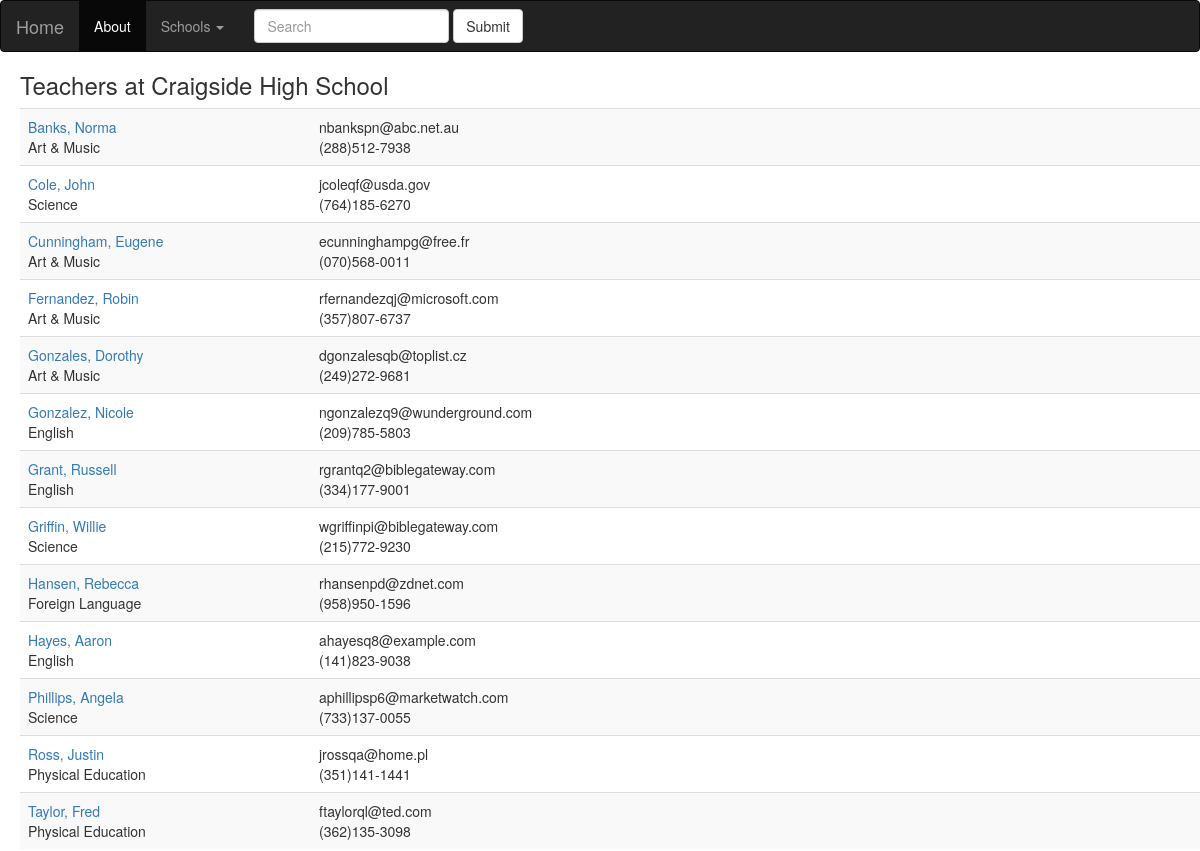
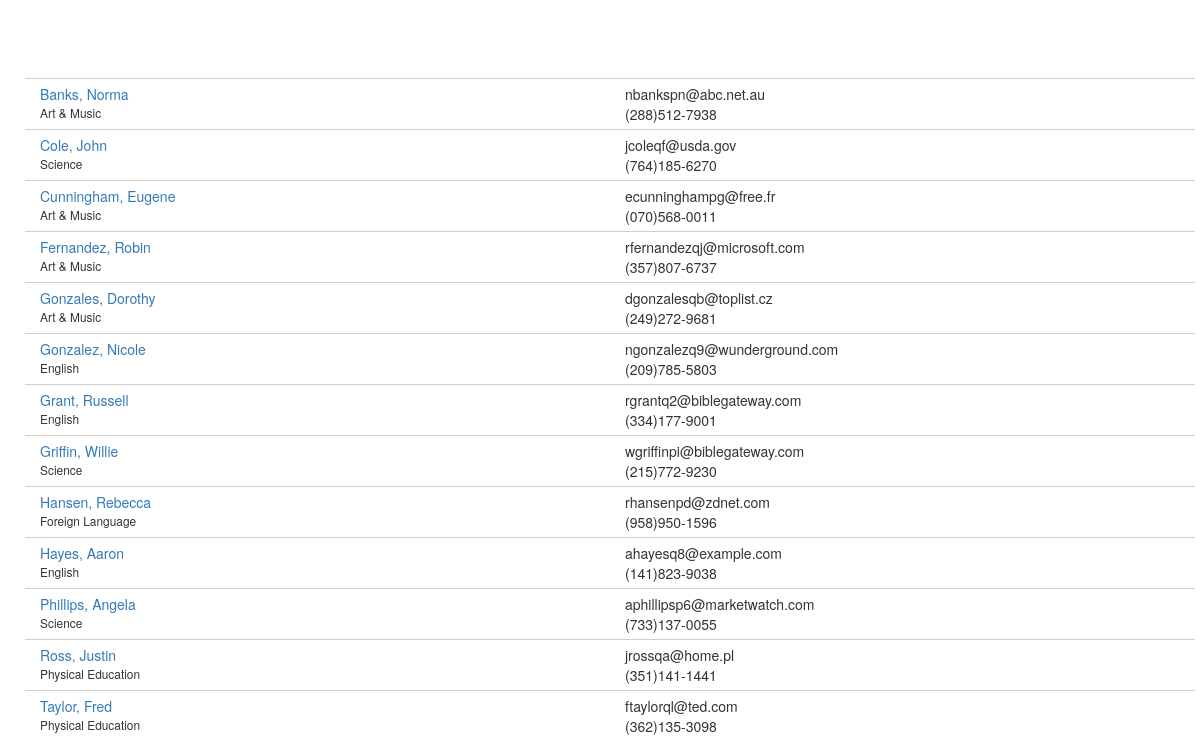
Before: /districts/1/schools/3/teachers with the older database file (2 pictures, top to bottom).
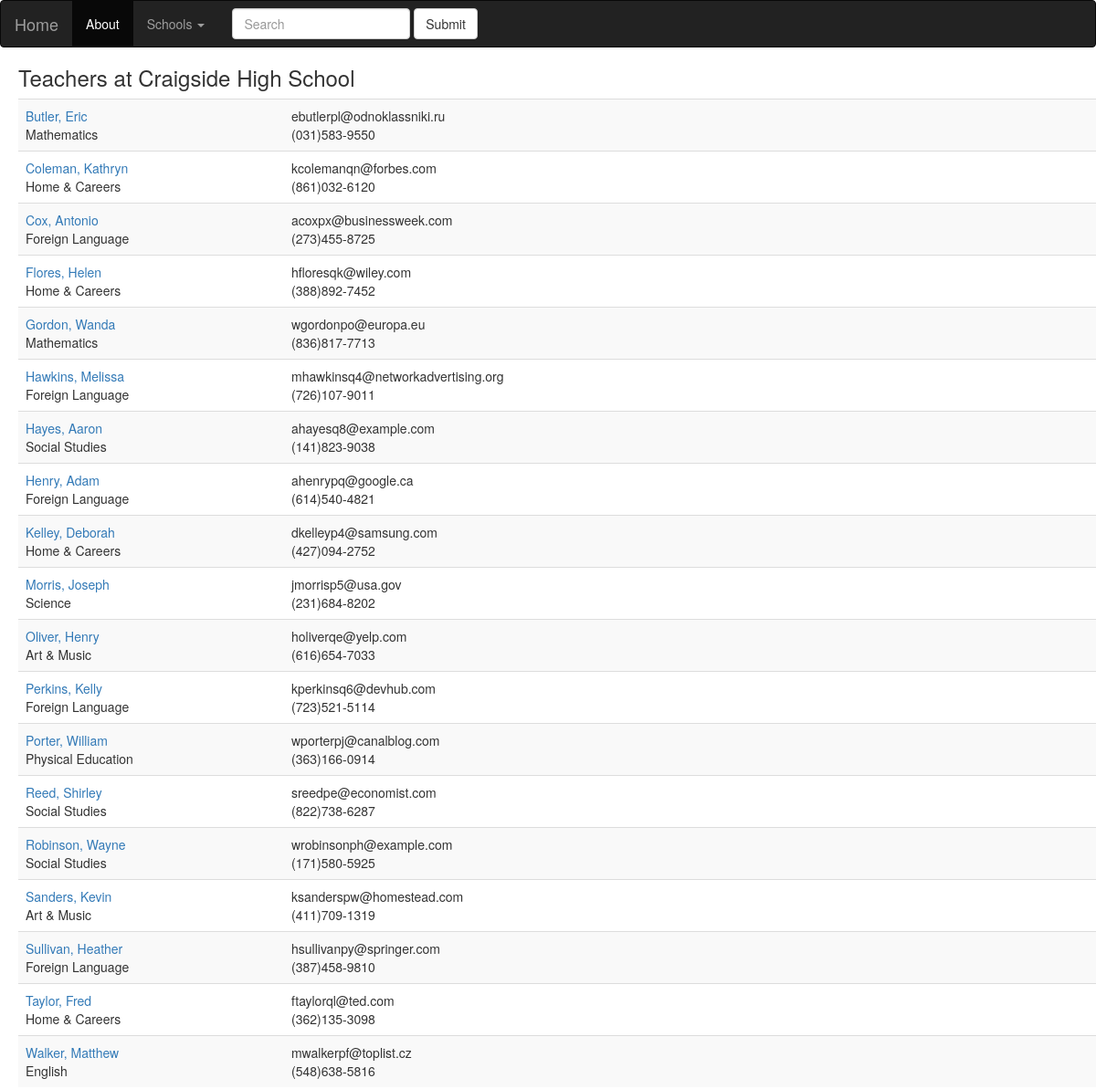
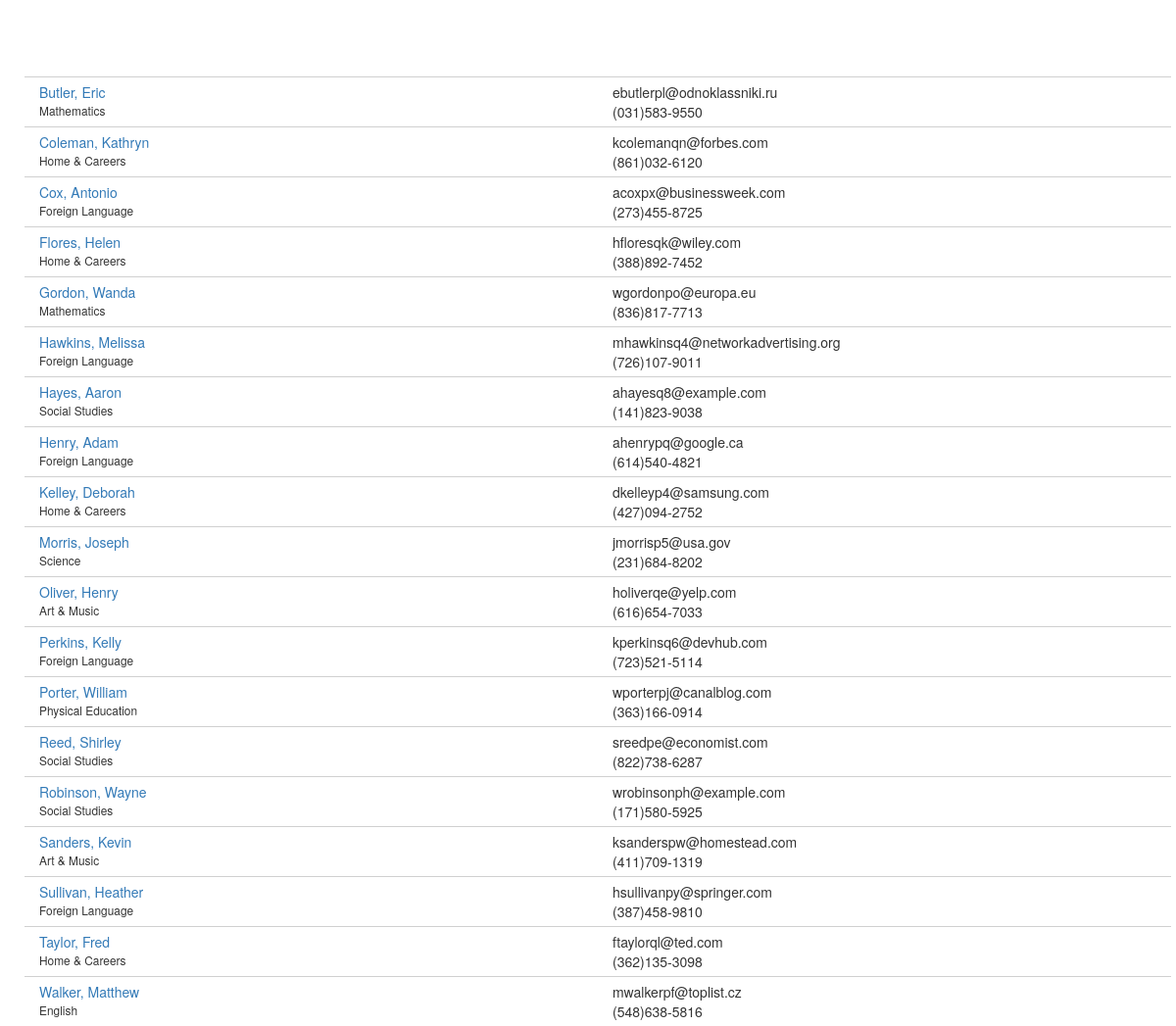
After: the same page with the newer database file (2 pictures, top to bottom).
### database_setup.py (models this page shows, shortened)
class Teacher(Base):
    __tablename__ = 'teacher'
    id = Column(Integer, primary_key=True)
    first_name = Column(String(40), nullable=False)
    last_name = Column(String(40), nullable=False)
    department = Column(String(50))
    address = Column(String(50))
    city = Column(String(50))
    state = Column(String(50))
    zip = Column(String(50))
    phone = Column(String(50))
    email = Column(String(50))
    school_id = Column(Integer, ForeignKey('school.id'))
    school = relationship('School')

### schools.py (the view)
@app.route('/districts/<int:district_id>/schools/<int:school_id>/teachers')
def showAllTeachers(district_id, school_id):
    school = session.query(School).filter_by(id=school_id).one()
    teachers = session.query(Teacher).filter_by(school_id=school_id).all()
    return render_template('teachers.html', district_id=district_id, school=school, teachers=teachers)

### templates/teachers.html (shortened to what this page needs)
{% extends "base.html" %}
{% block content %}
<h3>Teachers at {{school.name}}</h3>
<table class="table table-striped">
{% for teacher in teachers %}
<tr>
	<td>
		<table style="width:50%">
			<tr>
				<td style="width:50%"><a href='{{url_for('showTeacher', district_id=district_id, school_id=school.id, teacher_id=teacher.id)}}'>{{teacher.last_name}}, {{teacher.first_name}}</a></td>
				<td style="width:50%; margin-left:50px;">{{teacher.email}}</td>
			</tr>
			<tr>
				<td style="width:50%">{{teacher.department}}</td>
				<td style="width:50%; margin-left:50px;">{{teacher.phone}}</td>
			</tr>
		</table>
	</td>
</tr>
{% endfor %}
</table>
<p>&nbsp;</p>
<p>&nbsp;</p>
{% for teacher in teachers %}
<div class="container">
    <div class="row" style="border-top: 1px solid #d0d0d0; padding-top: 5px;">
        <div class="col-sm-6"><a href='{{url_for('showTeacher', district_id=district_id, school_id=school.id, teacher_id=teacher.id)}}'>{{teacher.last_name}}, {{teacher.first_name}}</a></div>
        <div class="col-sm-6">{{teacher.email}}</div>
    </div>
    <div class="row" style="padding-bottom: 5px;">
        <div class="col-sm-6" style="font-size:85%;">{{teacher.department}}</div>
        <div class="col-sm-6">{{teacher.phone}}</div>
    </div>
</div>
{% endfor %}
{% endblock %}

Changed rows visible on the page:
no longer on this page (row edited): Teacher: last_name "Banks", first_name "Norma", email "nbankspn@abc.net.au", department "Art & Music", phone "(288)512-7938"
no longer on this page (row edited): Teacher: last_name "Cole", first_name "John", email "jcoleqf@usda.gov", department "Science", phone "(764)185-6270"
no longer on this page (row edited): Teacher: last_name "Cunningham", first_name "Eugene", email "ecunninghampg@free.fr", department "Art & Music", phone "(070)568-0011"
no longer on this page (row edited): Teacher: last_name "Fernandez", first_name "Robin", email "rfernandezqj@microsoft.com", department "Art & Music", phone "(357)807-6737"
no longer on this page (row edited): Teacher: last_name "Gonzales", first_name "Dorothy", email "dgonzalesqb@toplist.cz", department "Art & Music", phone "(249)272-9681"
no longer on this page (row edited): Teacher: last_name "Gonzalez", first_name "Nicole", email "ngonzalezq9@wunderground.com", department "English", phone "(209)785-5803"
no longer on this page (row edited): Teacher: last_name "Grant", first_name "Russell", email "rgrantq2@biblegateway.com", department "English", phone "(334)177-9001"
no longer on this page (row edited): Teacher: last_name "Griffin", first_name "Willie", email "wgriffinpi@biblegateway.com", department "Science", phone "(215)772-9230"
no longer on this page (row edited): Teacher: last_name "Hansen", first_name "Rebecca", email "rhansenpd@zdnet.com", department "Foreign Language", phone "(958)950-1596"
no longer on this page (row edited): Teacher: last_name "Phillips", first_name "Angela", email "aphillipsp6@marketwatch.com", department "Science", phone "(733)137-0055"
no longer on this page (row edited): Teacher: last_name "Ross", first_name "Justin", email "jrossqa@home.pl", department "Physical Education", phone "(351)141-1441"
now on this page (row edited): Teacher: last_name "Butler", first_name "Eric", email "ebutlerpl@odnoklassniki.ru", department "Mathematics", phone "(031)583-9550"
now on this page (row edited): Teacher: last_name "Coleman", first_name "Kathryn", email "kcolemanqn@forbes.com", department "Home & Careers", phone "(861)032-6120"
now on this page (row edited): Teacher: last_name "Cox", first_name "Antonio", email "acoxpx@businessweek.com", department "Foreign Language", phone "(273)455-8725"
now on this page (row edited): Teacher: last_name "Flores", first_name "Helen", email "hfloresqk@wiley.com", department "Home & Careers", phone "(388)892-7452"
now on this page (row edited): Teacher: last_name "Gordon", first_name "Wanda", email "wgordonpo@europa.eu", department "Mathematics", phone "(836)817-7713"
now on this page (row edited): Teacher: last_name "Hawkins", first_name "Melissa", email "mhawkinsq4@networkadvertising.org", department "Foreign Language", phone "(726)107-9011"
changed Teacher "Hayes": department "English" → "Social Studies"
now on this page (row edited): Teacher: last_name "Henry", first_name "Adam", email "ahenrypq@google.ca", department "Foreign Language", phone "(614)540-4821"
now on this page (row edited): Teacher: last_name "Kelley", first_name "Deborah", email "dkelleyp4@samsung.com", department "Home & Careers", phone "(427)094-2752"
now on this page (row edited): Teacher: last_name "Morris", first_name "Joseph", email "jmorrisp5@usa.gov", department "Science", phone "(231)684-8202"
now on this page (row edited): Teacher: last_name "Oliver", first_name "Henry", email "holiverqe@yelp.com", department "Art & Music", phone "(616)654-7033"
now on this page (row edited): Teacher: last_name "Perkins", first_name "Kelly", email "kperkinsq6@devhub.com", department "Foreign Language", phone "(723)521-5114"
now on this page (row edited): Teacher: last_name "Porter", first_name "William", email "wporterpj@canalblog.com", department "Physical Education", phone "(363)166-0914"
now on this page (row edited): Teacher: last_name "Reed", first_name "Shirley", email "sreedpe@economist.com", department "Social Studies", phone "(822)738-6287"
now on this page (row edited): Teacher: last_name "Robinson", first_name "Wayne", email "wrobinsonph@example.com", department "Social Studies", phone "(171)580-5925"
now on this page (row edited): Teacher: last_name "Sanders", first_name "Kevin", email "ksanderspw@homestead.com", department "Art & Music", phone "(411)709-1319"
now on this page (row edited): Teacher: last_name "Sullivan", first_name "Heather", email "hsullivanpy@springer.com", department "Foreign Language", phone "(387)458-9810"
changed Teacher "Taylor": department "Physical Education" → "Home & Careers"
now on this page (row edited): Teacher: last_name "Walker", first_name "Matthew", email "mwalkerpf@toplist.cz", department "English", phone "(548)638-5816"
